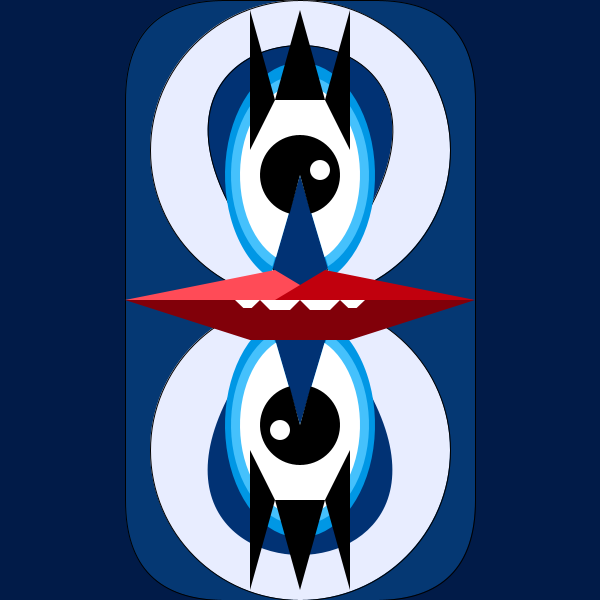
Frame 1 (no input)
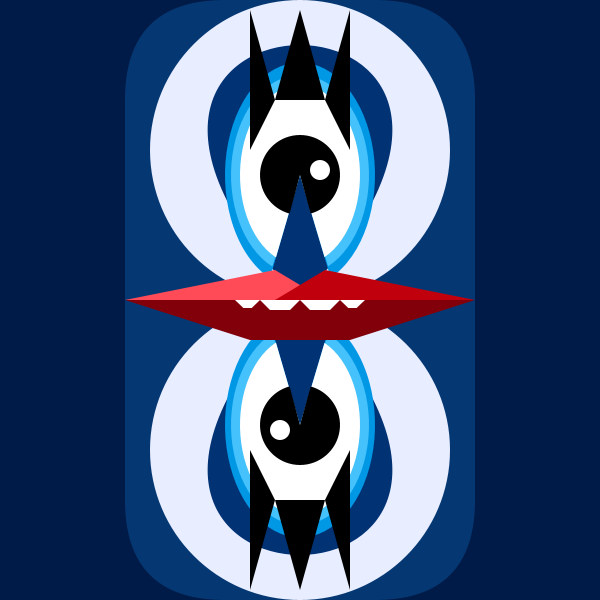
Frame 60 (the mouse pressed at the canvas centre just before this capture)
Frame 120 (the mouse held since frame 60 and released just before this capture): identical to frame 60, image omitted

The Processing sketch that drew these frames (run headless with seeded random() and noise(); from frame 60 on, the mouse is pressed at the canvas centre):

// Processing sketch: processing_90895
// ── processing_90895.pde

/*
 
 DNA CODEINE 
 Stephanie Harris 2013 February
 
 */

void setup() {
  size( 600, 600);
  smooth();
  rectMode(CENTER);
}

void draw() {
  background(#011B48);

  //Body

  fill(#0F95FF, 60);  
  rect(300, 300, 350, 600, 100);

  ellipseMode(CENTER);
  fill(#E8EDFF);
  ellipse(300, 150, 300, 300);

  ellipseMode(CENTER);
  fill(#E8EDFF);
  ellipse(300, 450, 300, 300);

  // Upper Eye

  //Tear
  fill(#013274);
  bezier (300, 300, -20, -40, 620, -40, 300, 300);

  fill(#014E76);
  noStroke();
  //arc( 300,175, 175,250, 0, TWO_PI);

  fill(#0097E5);
  noStroke();
  arc( 300, 175, 150, 225, -4.3, 1.15);

  fill(#45C1FC);
  noStroke();
  arc( 300, 175, 138, 200, -4.3, 1.15);


  fill(255);
  arc( 300, 175, 120, 180, -4.3, 1.15);

  //pupil
  fill(0);
  arc( 300, 175, 80, 80, -4.45, 1.3);

  fill(#FFFFFF);
  arc( 320, 170, 20, 20, -TWO_PI, 4.45);

  fill(0);
  triangle(300, 10, 275, 100, 325, 100);

  fill(0);
  triangle(250, 10, 250, 150, 275, 100);

  fill(0);
  triangle(350, 10, 350, 150, 325, 100);



  // Lower Eye

  //Tear
  fill(#013274);
  bezier (300, 300, -20, 640, 620, 640, 300, 300);

  fill(#014E76);
  noStroke();
  //arc( 300,425, 175,250, 0, TWO_PI);

  fill(#0097E5);
  noStroke();
  arc( 300, 425, 150, 225, -1.15, 4.3);

  fill(#45C1FC);
  noStroke();
  arc( 300, 425, 138, 200, -1.15, 4.3);

  fill(255);
  arc( 300, 425, 120, 180, -1.15, 4.3);

  //pupil
  fill(0);
  arc( 300, 425, 80, 80, -1.3, 4.45);

  fill(#FFFFFF);
  arc( 280, 430, 20, 20, -TWO_PI, 4.45);

  fill(0);
  triangle(300, 590, 275, 500, 325, 500);

  fill(0);
  triangle(250, 590, 250, 450, 275, 500);

  fill(0);
  triangle(350, 590, 350, 450, 325, 500);





  //Lips

  fill(#810009);
  quad(125, 300, 250, 340, 350, 340, 475, 300);

  fill(#FF4B57);
  triangle(125, 300, 275, 270, 325, 300);

  fill(#C1000D);
  triangle(475, 300, 325, 270, 275, 300);

  //Tongue

  fill(#FF1212);
  //arc(300,300, 100,80, -.0, 3.14);

  //Teeth

  fill(#FFFFFF);
  quad(300, 300, 260, 300, 270, 310, 290, 310); 

  fill(#FFFFFF);
  quad(300, 300, 340, 300, 330, 310, 310, 310);

  fill(#FFFFFF);
  quad(340, 300, 365, 300, 356.6, 308, 348.3, 308); 

  fill(#FFFFFF);
  quad(260, 300, 235, 300, 243.4, 308, 251.7, 308); 




  println(mouseX +"   "+ mouseY);
}
